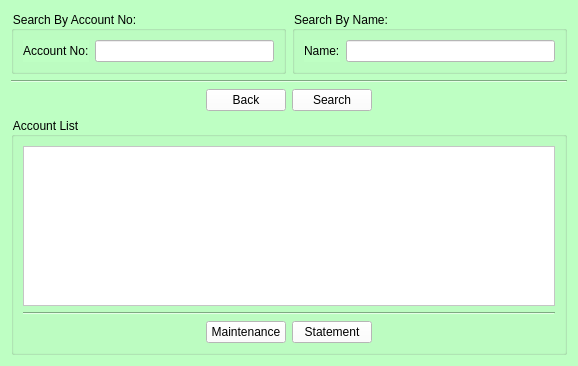
<?xml version="1.0" encoding="UTF-8"?>
<ui version="4.0">
 <class>enquiry</class>
 <widget class="QWidget" name="enquiry">
  <property name="geometry">
   <rect>
    <x>0</x>
    <y>0</y>
    <width>578</width>
    <height>366</height>
   </rect>
  </property>
  <property name="windowTitle">
   <string>Enquiry</string>
  </property>
  <property name="windowIcon">
   <iconset resource="resource.qrc">
    <normaloff>:/new/Resource/Login.png</normaloff>:/new/Resource/Login.png</iconset>
  </property>
  <property name="styleSheet">
   <string notr="true">background-color: rgb(190, 255, 195);</string>
  </property>
  <layout class="QVBoxLayout" name="verticalLayout_2">
   <item>
    <layout class="QHBoxLayout" name="horizontalLayout_3">
     <item>
      <widget class="QGroupBox" name="enquiry_sban">
       <property name="title">
        <string>Search By Account No:</string>
       </property>
       <layout class="QHBoxLayout" name="horizontalLayout_4">
        <item>
         <layout class="QHBoxLayout" name="horizontalLayout">
          <item>
           <widget class="QLabel" name="label_2">
            <property name="text">
             <string>Account No:</string>
            </property>
           </widget>
          </item>
          <item>
           <widget class="QLineEdit" name="enquiry_acc_no">
            <property name="styleSheet">
             <string notr="true">background-color: rgb(255, 255, 255);</string>
            </property>
           </widget>
          </item>
         </layout>
        </item>
       </layout>
      </widget>
     </item>
     <item>
      <widget class="QGroupBox" name="enquiry_sbn">
       <property name="title">
        <string>Search By Name:</string>
       </property>
       <layout class="QHBoxLayout" name="horizontalLayout_5">
        <item>
         <layout class="QHBoxLayout" name="horizontalLayout_2">
          <item>
           <widget class="QLabel" name="label">
            <property name="text">
             <string>Name:</string>
            </property>
           </widget>
          </item>
          <item>
           <widget class="QLineEdit" name="enquiry_name">
            <property name="styleSheet">
             <string notr="true">background-color: rgb(255, 255, 255);</string>
            </property>
           </widget>
          </item>
         </layout>
        </item>
       </layout>
      </widget>
     </item>
    </layout>
   </item>
   <item>
    <widget class="Line" name="line_2">
     <property name="orientation">
      <enum>Qt::Horizontal</enum>
     </property>
    </widget>
   </item>
   <item>
    <layout class="QHBoxLayout" name="horizontalLayout_9">
     <item>
      <spacer name="horizontalSpacer">
       <property name="orientation">
        <enum>Qt::Horizontal</enum>
       </property>
       <property name="sizeType">
        <enum>QSizePolicy::Expanding</enum>
       </property>
       <property name="sizeHint" stdset="0">
        <size>
         <width>168</width>
         <height>20</height>
        </size>
       </property>
      </spacer>
     </item>
     <item>
      <layout class="QHBoxLayout" name="horizontalLayout_6">
       <item>
        <widget class="QPushButton" name="enquiry_back">
         <property name="styleSheet">
          <string notr="true">background-color: rgb(255, 255, 255);</string>
         </property>
         <property name="text">
          <string>Back</string>
         </property>
        </widget>
       </item>
       <item>
        <widget class="QPushButton" name="enquiry_search">
         <property name="styleSheet">
          <string notr="true">background-color: rgb(255, 255, 255);</string>
         </property>
         <property name="text">
          <string>Search</string>
         </property>
        </widget>
       </item>
      </layout>
     </item>
     <item>
      <spacer name="horizontalSpacer_2">
       <property name="orientation">
        <enum>Qt::Horizontal</enum>
       </property>
       <property name="sizeType">
        <enum>QSizePolicy::Expanding</enum>
       </property>
       <property name="sizeHint" stdset="0">
        <size>
         <width>188</width>
         <height>20</height>
        </size>
       </property>
      </spacer>
     </item>
    </layout>
   </item>
   <item>
    <layout class="QHBoxLayout" name="horizontalLayout_10">
     <item>
      <spacer name="verticalSpacer_2">
       <property name="orientation">
        <enum>Qt::Vertical</enum>
       </property>
       <property name="sizeHint" stdset="0">
        <size>
         <width>0</width>
         <height>228</height>
        </size>
       </property>
      </spacer>
     </item>
     <item>
      <widget class="QGroupBox" name="enquiry_account_detail">
       <property name="title">
        <string>Account List</string>
       </property>
       <layout class="QVBoxLayout" name="verticalLayout">
        <item>
         <widget class="QTableView" name="enquiry_table">
          <property name="styleSheet">
           <string notr="true">background-color: rgb(255, 255, 255);</string>
          </property>
         </widget>
        </item>
        <item>
         <widget class="Line" name="line">
          <property name="orientation">
           <enum>Qt::Horizontal</enum>
          </property>
         </widget>
        </item>
        <item>
         <layout class="QHBoxLayout" name="horizontalLayout_8">
          <item>
           <spacer name="horizontalSpacer_3">
            <property name="orientation">
             <enum>Qt::Horizontal</enum>
            </property>
            <property name="sizeType">
             <enum>QSizePolicy::Expanding</enum>
            </property>
            <property name="sizeHint" stdset="0">
             <size>
              <width>40</width>
              <height>20</height>
             </size>
            </property>
           </spacer>
          </item>
          <item>
           <layout class="QHBoxLayout" name="horizontalLayout_7">
            <item>
             <widget class="QPushButton" name="enquiry_maintenance">
              <property name="styleSheet">
               <string notr="true">background-color: rgb(255, 255, 255);</string>
              </property>
              <property name="text">
               <string>Maintenance</string>
              </property>
             </widget>
            </item>
            <item>
             <widget class="QPushButton" name="enquiry_statement">
              <property name="styleSheet">
               <string notr="true">background-color: rgb(255, 255, 255);</string>
              </property>
              <property name="text">
               <string>Statement</string>
              </property>
             </widget>
            </item>
           </layout>
          </item>
          <item>
           <spacer name="horizontalSpacer_4">
            <property name="orientation">
             <enum>Qt::Horizontal</enum>
            </property>
            <property name="sizeType">
             <enum>QSizePolicy::Expanding</enum>
            </property>
            <property name="sizeHint" stdset="0">
             <size>
              <width>40</width>
              <height>20</height>
             </size>
            </property>
           </spacer>
          </item>
         </layout>
        </item>
       </layout>
      </widget>
     </item>
     <item>
      <spacer name="verticalSpacer">
       <property name="orientation">
        <enum>Qt::Vertical</enum>
       </property>
       <property name="sizeHint" stdset="0">
        <size>
         <width>0</width>
         <height>218</height>
        </size>
       </property>
      </spacer>
     </item>
    </layout>
   </item>
  </layout>
 </widget>
 <resources>
  <include location="resource.qrc"/>
 </resources>
 <connections/>
</ui>
